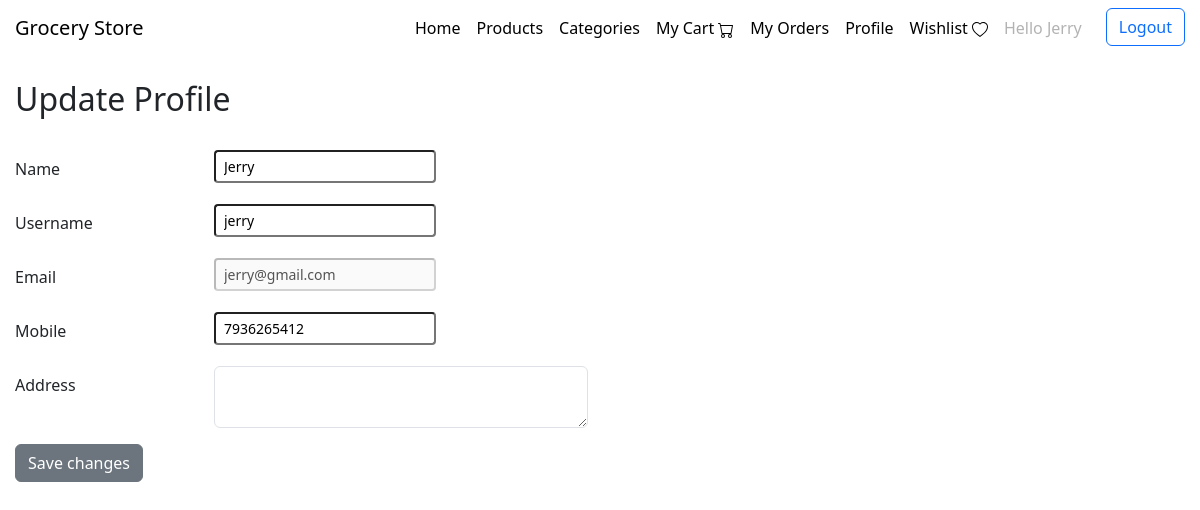
The page /updateprofile/2 (signed in) on the database its author committed.
### application/models.py (models this page shows)
class User(db.Model, UserMixin):
    __tablename__ = 'user'
    id = db.Column(db.Integer(), primary_key = True, nullable = False, autoincrement=True)
    name = db.Column(db.String(50), nullable=False)
    username = db.Column(db.String(50), nullable=False, unique=True)
    password = db.Column(db.String(50), nullable=False)
    email = db.Column(db.String(), unique = True)
    mobile = db.Column(db.Integer(), unique=True)
    address = db.Column(db.String(250))
    role = db.Column(db.String(5), nullable=False, default='user')
    orders = db.relationship('Order', backref='user', lazy = True)
    cart_products = db.relationship('Cart', backref='user', lazy = True)
    wishlist = db.relationship('Wishlist', backref='user', lazy = True)
    vouchers = db.relationship('Voucher', backref='user', lazy = True)

### application/controllers/user_controls.py (the view)
@app.route('/updateprofile/<int:user_id>', methods=["GET", "POST"])
@login_required
def update_profile(user_id):
    if request.method=="POST":
        result = request.form
        user = User.query.filter_by(id=user_id).first() # type: ignore
        user.name = result["name"]
        user.username = result["username"]
        user.mobile = result['mobile']
        user.address = result["address"]
        if check_mobile(result['mobile'])==True:
            db.session.commit()
            flash("Your profile has been successfully updated")
            return redirect('/myprofile')
        else:
            user = User.query.filter_by(id=current_user.id).first() # type: ignore
            return render_template("user/update_profile.html", user=user)
    else:
        user = User.query.filter_by(id=current_user.id).first() # type: ignore
        return render_template("user/update_profile.html", user=user)

### application/controllers/login_controls.py (called while the page is built)
@login_manager.user_loader
def load_user(user_id):
    return User.query.get(user_id)

### templates/user/update_profile.html (shortened to what this page needs)
<!DOCTYPE html>
<html lang="en">
<head>
    <link href="https://cdn.jsdelivr.net/npm/bootstrap@5.3.0-alpha3/dist/css/bootstrap.min.css" rel="stylesheet">
    <link href="/static/css/style.css" rel="stylesheet">
</head>
<body>
    {% include 'navbar.html' %}
    <h2> Update Profile </h2> <br>
    <form method="post" action="/updateprofile/{{current_user.id}}">
        <div class="mb-3 row">
            <label for="name" class="col-sm-2 col-form-label">Name</label>
            <div class="col-sm-4">
              <input type="text" class="form-control-sm" id="name" name="name" value="{{user.name}}" required>
            </div>
        </div>
        <div class="mb-3 row">
            <label for="username" class="col-sm-2 col-form-label">Username</label>
            <div class="col-sm-4">
              <input type="text" class="form-control-sm" id="username" name="username" value="{{user.username}}" required>
            </div>
        </div>
        <div class="mb-3 row">
            <label for="email" class="col-sm-2 col-form-label">Email</span></label>
            <div class="col-sm-4">
              <input type="text" class="form-control-sm" id="email" name="email" value="{{user.email}}" disabled readonly>
            </div>
        </div>
        <div class="mb-3 row">
            <label for="mobile" class="col-sm-2 col-form-label">Mobile</span></label>
            <div class="col-sm-4">
              <input type="text" class="form-control-sm" id="mobile" name="mobile" minlength="10" maxlength="10" value="{{user.mobile}}" required>
            </div>
        </div>
        <div class="mb-3 row">
            <label for="address" class="col-sm-2 col-form-label">Address</span></label>
            <div class="col-sm-4">
              <textarea type="text" class="form-control" id="address" name="address" value="{{user.address}}" required></textarea>
            </div>
        </div>
        <input type="submit" class="btn btn-secondary btn-md" value="Save changes">
    </form>
</body>
</html>

### templates/navbar.html (shortened to what this page needs)
<!DOCTYPE html>
<html lang="en">
<head>
    <link href="https://cdn.jsdelivr.net/npm/bootstrap@5.3.0-alpha3/dist/css/bootstrap.min.css" rel="stylesheet">
</head>
<body>
<nav class="navbar navbar-expand-lg top bg-body-primary">
    <a class="navbar-brand" href="/">Grocery Store</a>
    <div class="offcanvas offcanvas-start" tabindex="-1" id="navbarOffcanvasLg" aria-labelledby="navbarOffcanvasLgLabel">
        <div class="offcanvas-body">
          <ul class="navbar-nav justify-content-end flex-grow-1 pe-3">
                <li class="nav-item">
                    <a class="nav-link active" aria-current="page" href="/">Home</a>
                </li>
                <li class="nav-item">
                  <a class="nav-link active" aria-current="page" href="/view_product">Products</a>
                </li>
                <li class="nav-item">
                  <a class="nav-link active" href="/view_category">Categories</a>
                </li>
                <li class="nav-item">
                  <a class="nav-link active" href="/mycart">My Cart
                  </a>
                </li>
                <li class="nav-item">
                  <a class="nav-link active" href="/myorders">My Orders</a>
                </li>
                <li class="nav-item">
                  <a class="nav-link active" href="/myprofile">Profile</a>
                </li>
                <li class="nav-item">
                  <a class="nav-link active" href="/wishlist">Wishlist
                  </a>
                </li>
                {% if current_user.is_authenticated %}
                <li class="nav-item">
                  <a class="nav-link disabled">Hello {{current_user.name}}</a>
                </li>
                {% endif %}
            </ul>
              {% if current_user.is_authenticated %}
              <a href="/logout">
                <button class="btn btn-outline-primary" type="submit">Logout</button>
              </a>
              {% else %}
              <a href="/login">
                <button class="btn btn-outline-primary" type="submit">Log In</button>
              </a>
              {% endif %}
        </div>
    </div>
  </nav> <br>
</body>
</html>

### static/css/style.css (style rules this page uses)
body { padding-left: 15px; padding-right: 15px; }

### rows shown on the page
User: name "Jerry", username "jerry", email "jerry@gmail.com", mobile "7936265412"
